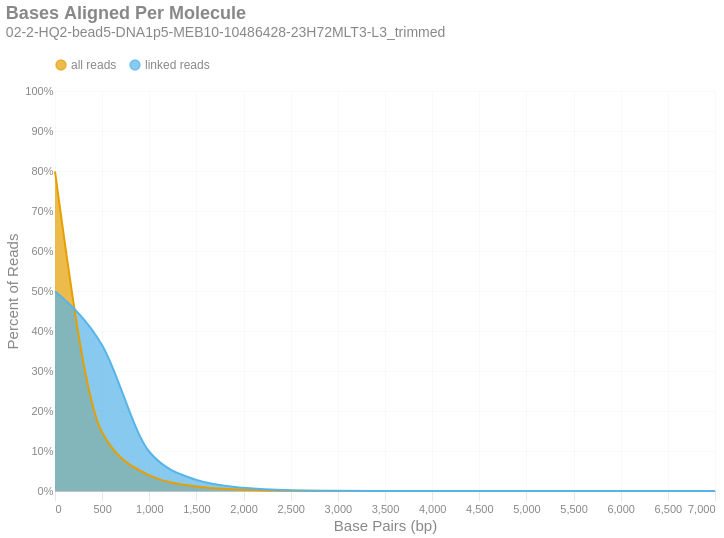

Write notebook code for a chart like this one.
### Markdown cell above
### Bases Aligned Per Molecule
This is a frequency distribution showing the number of base pairs aligned per unique molecule. These data are shown in 500 bp bins. There are two distributions: one with `all reads` (yellow) and another with only `linked reads` (blue). The percent of molecules in the `linked reads` distribution is relative to the total number of linked molecules.

### Code cell
if SKIPLR:
    print_html(f"Skipped")
else:
    binned_df = consolidated_hist(valids['aligned_bp'], mask, 500, True)
    with SafeRender(binned_df):
        (
            density_plot(binned_df, 'Bases Aligned Per Molecule', samplename, 'basesper')
            .encode(
                x=alt.X('bin:Q', title="Base Pairs (bp)").axis(tickMinStep=500),
                y=alt.Y('value:Q', title='Percent of Reads')
                    .axis(format='%')
                    .scale(domain = [0,1])
                    .stack(False),
                color=alt.Color("key:N").scale(domain = ["all reads", "linked reads"]),
                tooltip = [
                    alt.Tooltip("key:N", title = "Data Type"),
                    alt.Tooltip("range_label:N", title="Based Aligned Per Molecule"),
                    alt.Tooltip("value:Q", format = ".2%", title="% Molecules")
                ]
            )
        ).display()

### Figure 1 — Vega-Lite specification as saved in the notebook (floating-point values rounded to 4 significant figures)
{"width": "container", "height": 400, "config": {"title": {"anchor": "start", "dy": -15, "fontSize": 18, "color": "#888888", "subtitleColor": "#888888", "subtitleFontSize": 14}, "arc": {"fill": "#0072B2"}, "axis": {"domainColor": "#888888", "domainWidth": 0.5, "gridWidth": 0.2, "grid": false, "titleFontWeight": 400, "titleFontSize": 15, "labelFontSize": 11, "labelColor": "#888888", "tickColor": "#888888", "tickWidth": 0.2, "titleColor": "#888888"}, "axisBand": {"grid": false}, "axisX": {"grid": true, "tickSize": 10, "domainCap": "round"}, "axisY": {"domain": false, "grid": true, "tickSize": 0, "domainCap": "round"}, "background": "transparent", "header": {"labelFontSize": 15, "labelColor": "#888888", "titleFontSize": 15, "titleFontWeight": 600, "titleColor": "#888888"}, "legend": {"labelFont": "sans-serif", "labelFontSize": 12, "labelColor": "#888888", "symbolSize": 100, "symbolType": "circle", "titleFontSize": 12, "titlePadding": 10, "titleColor": "#888888", "title": null, "orient": "top"}, "range": {"category": ["#E69F00", "#56B4E9", "#009E73", "#F0E442", "#0072B2", "#D55E00", "#CC79A7", "#000000"], "diverging": ["#cfe8f3", "#a2d4ec", "#73bfe2", "#46abdb", "#1696d2", "#12719e"]}, "area": {"fill": "#0072B2", "fillOpacity": 0.7, "line": true, "strokeOpacity": 0.7}, "line": {"color": "#0072B2", "stroke": "#0072B2", "strokeWidth": 2}, "trail": {"color": "#0072B2", "stroke": "#0072B2", "strokeWidth": 0, "size": 1}, "point": {"filled": true}, "text": {"color": "#888888", "fontSize": 11, "align": "right", "fontWeight": 400, "size": 11}, "bar": {"fill": "#0072B2", "stroke": null}, "view": {"stroke": null, "continuousWidth": 660, "continuousHeight": 400}}, "data": {"name": "data-2e8dfd4af46e614e4156bc993979632e"}, "mark": {"type": "area", "interpolate": "monotone"}, "encoding": {"color": {"field": "key", "scale": {"domain": ["all reads", "linked reads"]}, "type": "nominal"}, "tooltip": [{"field": "key", "title": "Data Type", "type": "nominal"}, {"field": "range_label", "title": "Based Aligned Per Molecule", "type": "nominal"}, {"field": "value", "format": ".2%", "title": "% Molecules", "type": "quantitative"}], "x": {"axis": {"tickMinStep": 500}, "field": "bin", "title": "Base Pairs (bp)", "type": "quantitative"}, "y": {"axis": {"format": "%"}, "field": "value", "scale": {"domain": [0, 1]}, "stack": false, "title": "Percent of Reads", "type": "quantitative"}}, "params": [{"name": "param_c36ac31b6afebe62", "select": {"type": "point", "fields": ["key"]}, "bind": "legend"}], "title": {"text": "Bases Aligned Per Molecule", "subtitle": "02-2-HQ2-bead5-DNA1p5-MEB10-10486428-23H72MLT3-L3_trimmed"}, "transform": [{"fold": ["all reads", "linked reads"]}, {"filter": {"param": "param_c36ac31b6afebe62"}}], "usermeta": {"embedOptions": {"downloadFileName": "02-2-HQ2-bead5-DNA1p5-MEB10-10486428-23H72MLT3-L3_trimmed.basesper"}}, "$schema": "https://vega.github.io/schema/vega-lite/v6.4.1.json", "datasets": {"data-2e8dfd4af46e614e4156bc993979632e": [{"bin": "0", "interval": "0-500", "all reads": 0.799, "linked reads": 0.4992, "range_label": "0-499"}, {"bin": "500", "interval": "500-1000", "all reads": 0.1464, "linked reads": 0.3645, "range_label": "500-999"}, {"bin": "1000", "interval": "1000-1500", "all reads": 0.03928, "linked reads": 0.09808, "range_label": "1000-1499"}, {"bin": "1500", "interval": "1500-2000", "all reads": 0.01114, "linked reads": 0.02781, "range_label": "1500-1999"}, {"bin": "2000", "interval": "2000-2500", "all reads": 0.00319, "linked reads": 0.007965, "range_label": "2000-2499"}, {"bin": "2500", "interval": "2500-3000", "all reads": 0.0006829, "linked reads": 0.001705, "range_label": "2500-2999"}, {"bin": "3000", "interval": "3000-3500", "all reads": 0.0001934, "linked reads": 0.000483, "range_label": "3000-3499"}, {"bin": "3500", "interval": "3500-4000", "all reads": 6.168e-05, "linked reads": 0.000154, "range_label": "3500-3999"}, {"bin": "4000", "interval": "4000-4500", "all reads": 1.677e-05, "linked reads": 4.187e-05, "range_label": "4000-4499"}, {"bin": "4500", "interval": "4500-5000", "all reads": 5.09e-06, "linked reads": 1.271e-05, "range_label": "4500-4999"}, {"bin": "5000", "interval": "5000-5500", "all reads": 7.486e-07, "linked reads": 1.869e-06, "range_label": "5000-5499"}, {"bin": "5500", "interval": "5500-6000", "all reads": 4.492e-07, "linked reads": 1.122e-06, "range_label": "5500-5999"}, {"bin": "6000", "interval": "6000-6500", "all reads": 1.497e-07, "linked reads": 3.739e-07, "range_label": "6000-6499"}, {"bin": "6500", "interval": "6500-7000", "all reads": 0.0, "linked reads": 0.0, "range_label": "6500-6999"}, {"bin": "7000", "interval": "7000-7500", "all reads": 0.0, "linked reads": 0.0, "range_label": "7000-7499"}]}}
